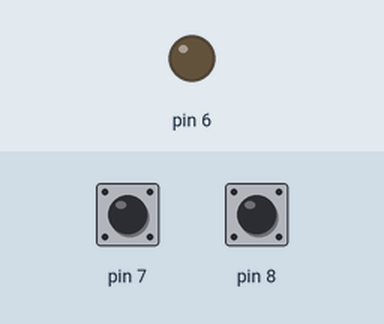
The sketch below on a simulated Arduino Uno, built with avr-gcc and run on an emulated ATmega328P. Shown: output pins drawn as LEDs (lit = HIGH). The inputs (shaded band) are chosen by the test bench; at power-on: pin 7 HIGH, pin 8 HIGH.

Above: at 1.2 s.
1.3 s: pin 7 pulled LOW for 0.15 s
At 1.4 s:
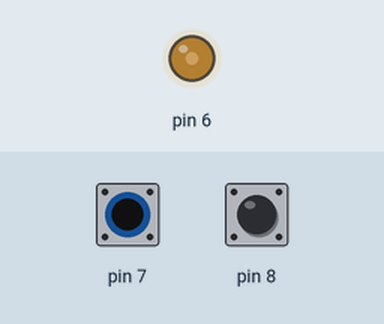
3.0 s: pin 8 pulled LOW for 0.15 s
At 3.6 s:
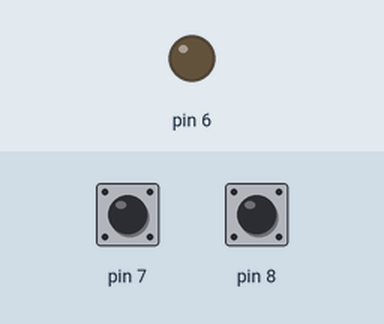
4.6 s: pin 8 pulled LOW for 3.2 s
At 4.9 s:
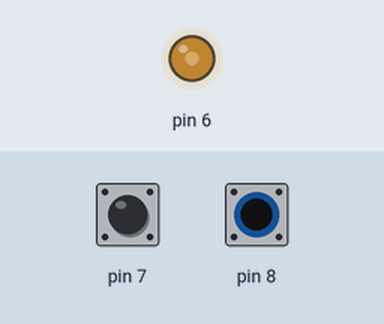
9.3 s: pin 7 pulled LOW for 1 s
At 11.5 s:
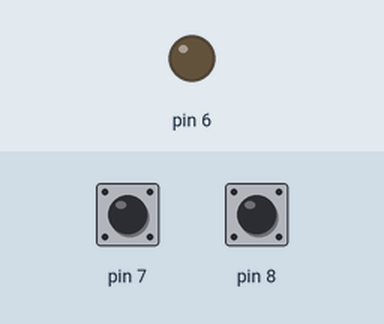
11.8 s: pin 7 pulled LOW for 3.2 s
At 12.8 s:
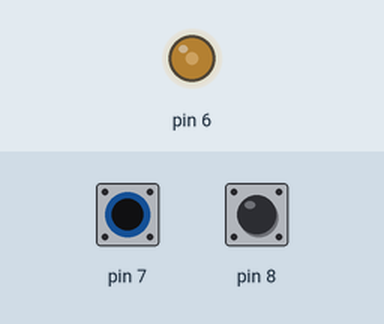
Timing chart, 0 to 16.5 s (numbered marks = the images above; inputs shaded):
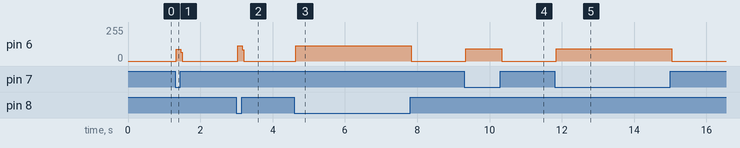

Measured:
- after the input at 1.3 s, pin 6: 0/255 → 89/255 at once, → 0/255 0.12 s later
- after the input at 3.0 s, pin 6: 0/255 → 113/255 at once, → 0/255 0.12 s later
- after the input at 4.6 s, pin 6: 0/255 → 113/255 at once, → 0/255 3.2 s later
- after the input at 9.3 s, pin 6: 0/255 → 92/255 at once, → 0/255 1.0 s later
- after the input at 11.8 s, pin 6: 0/255 → 92/255 at once, → 0/255 3.2 s later

The sketch:

Assignment1.ino
```cpp
/*
 * Peer Graded Assignment
 * Build a circuit that contains two push buttons, an LED
 * and any other basic components that you think you need.
 * The LED should turn on when either the first button or
 * the second button is presed. Only use your Arduino for
 * power and ground.
 *
 * Author: Richard Myrick T. Arellaga
 * Processor: Atmega 328P
 * Clock: 16MHz
*/
void setup() {
  pinMode(6,OUTPUT);
  pinMode(7,INPUT);
  pinMode(8,INPUT);
  digitalWrite(8,HIGH);
  digitalWrite(7,HIGH);

}

void loop() {
  digitalWrite(6,LOW);

  if(!(digitalRead(8)) || (!digitalRead(7)))
  {
    digitalWrite(6,HIGH);
  }

}
```
